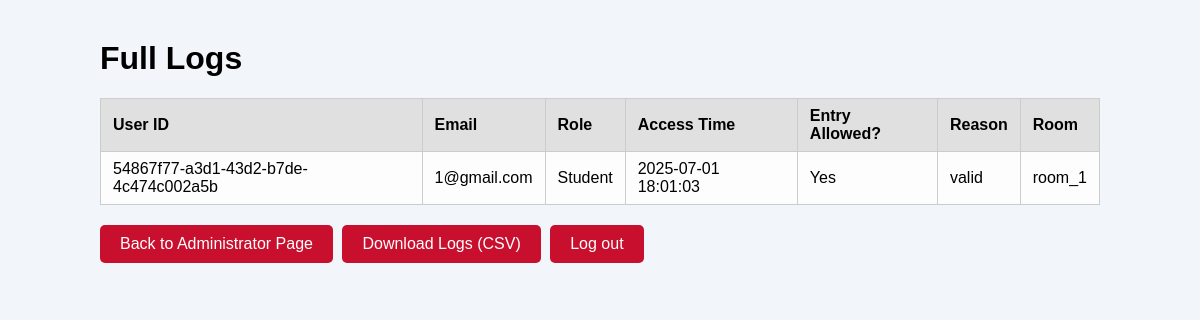
Screenshot of /full_logs with the database file from the repository.
### tables this page shows
CREATE TABLE logs (
            id INTEGER PRIMARY KEY AUTOINCREMENT,
            user_id TEXT NOT NULL,
            email TEXT,
            role TEXT,
            room TEXT NOT NULL,
            access_time TEXT NOT NULL,
            entry_allowed INTEGER NOT NULL,
            reason TEXT NOT NULL,
            FOREIGN KEY (user_id) REFERENCES users(id)
        );

### app.py (the view)
@app.route('/full_logs')
def full_logs():
    logs = get_all_logs()
    return render_template('full_logs.html', logs=logs)

### app.py (called while the page is built)
def get_db_connection():
    conn = sqlite3.connect(DATABASE)
    conn.row_factory = sqlite3.Row
    return conn

def get_all_logs():
    conn = get_db_connection()
    logs = conn.execute("SELECT * FROM logs ORDER BY access_time DESC").fetchall()
    conn.close()
    return logs

### templates/full_logs.html (shortened to what this page needs)
<!DOCTYPE html>
<html lang="en">
<head>
    <link rel="stylesheet" type="text/css" href="{{ url_for('static', filename='css/style.css') }}">
</head>
<body>
    <div class="admin-container">
        <h1>Full Logs</h1>
        <table class="logs-table">
            <thead>
                <tr>
                    <th>User ID</th>
                    <th>Email</th>
                    <th>Role</th>
                    <th>Access Time</th>
                    <th>Entry Allowed?</th>
                    <th>Reason</th>
                    <th>Room</th>
                </tr>
            </thead>
            <tbody>
                {% for log in logs %}
                    <tr>
                        <td>{{ log.user_id }}</td>
                        <td>{{ log.email }}</td>
                        <td>{{ log.role }}</td>
                        <td>{{ log.access_time }}</td>
                        <td>{{ 'Yes' if log.entry_allowed else 'No' }}</td>
                        <td>{{ log.reason }}</td>
                        <td>{{ log.room or 'N/A' }}</td>
                    </tr>
                {% endfor %}
            </tbody>
        </table>
        <section class="log-actions">
            <a href="{{ url_for('administrator') }}" class="button">Back to Administrator Page</a>
            <a href="{{ url_for('download_logs') }}" class="button">Download Logs (CSV)</a>
            <a href="{{ url_for('logout') }}" class="button">Log out</a>
        </section>
    </div>
</body>
</html>

### static/css/style.css (style rules this page uses)
body { font-family: sans-serif; background-color: #f2f6fa; margin: 0; padding: 0; }
.button { display: inline-block; padding: 10px 20px; margin: 10px 5px 0 0; background-color: #C8102E; color: white; text-decoration: none; font-weight: 500; border-radius: 6px; transition: background-color 0.3s ease; }
.logs-table { width: 100%; border-collapse: collapse; margin-top: 20px; font-size: 16px; background-color: #fdfdfd; }
.logs-table th, .logs-table td { border: 1px solid #ccc; padding: 8px 12px; text-align: left; }
.logs-table th { background-color: #e0e0e0; font-weight: bold; }
.admin-container { width: 90%; margin: 40px auto; max-width: 1000px; font-family: Arial, sans-serif; }
.button { display: inline-block; background-color: #C8102E; color: white; padding: 10px 20px; margin-top: 20px; text-decoration: none; border-radius: 5px; text-align: center; }

### rows the page displays
logs: user_id "54867f77-a3d1-43d2-b7de-4c474c002a5b", email "1@gmail.com", role "Student", access_time "2025-07-01 18:01:03", entry_allowed "Yes", reason "valid", room "room_1"
